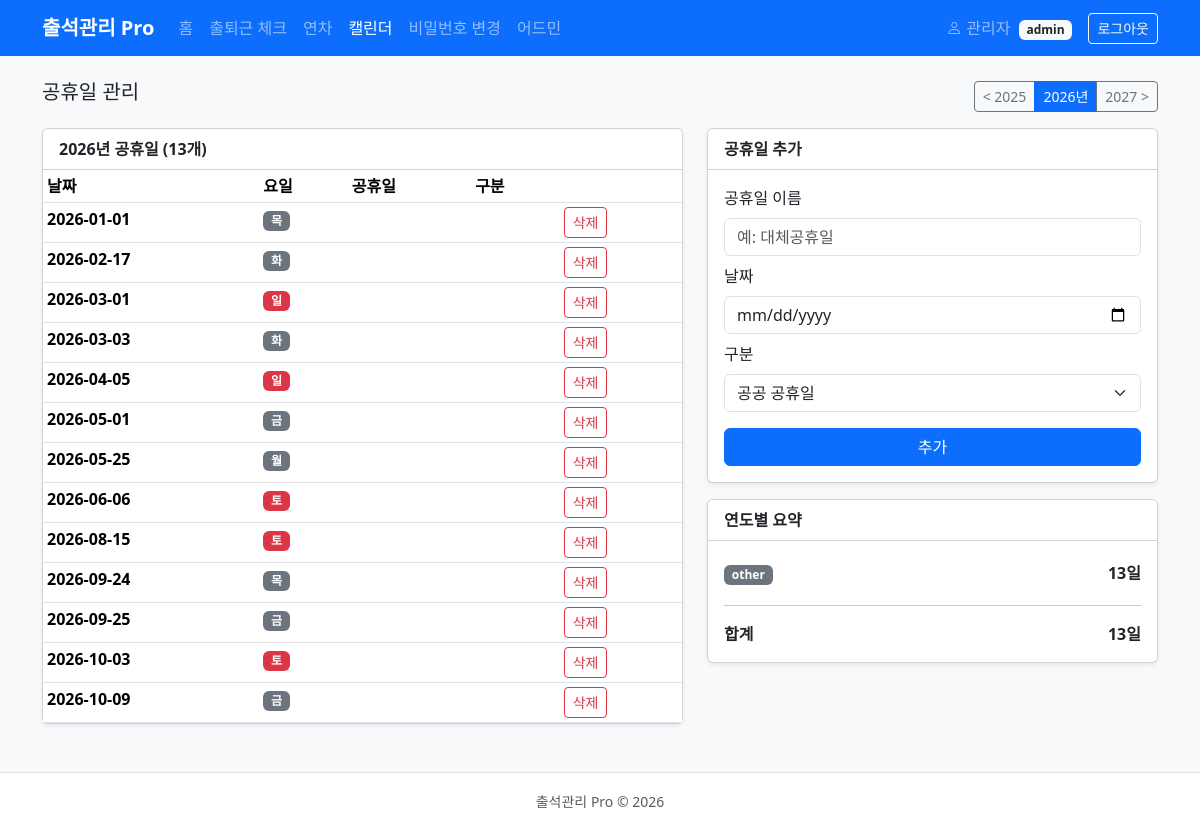
Page /admin/calendar.php (signed in) on the committed database.
### tables this page shows
CREATE TABLE holidays (
  id      INT AUTO_INCREMENT PRIMARY KEY,
  year    SMALLINT NOT NULL,
  date    DATE NOT NULL,
  name    VARCHAR(100) NOT NULL,
  UNIQUE KEY uq_date (date)
);

### src/auth.php (called while the page is built, shortened)
<?php
require_once __DIR__ . '/../config.php';
function ensureSession(): void
{
    $timeout = 1800;
}
function currentUserName(): ?string
{
    return $_SESSION['user_name'] ?? null;
}
function currentUserRole(): ?string
{
    return $_SESSION['role'] ?? null;
}
function e(?string $s): string
{
    return htmlspecialchars((string)$s, ENT_QUOTES, 'UTF-8');
}

### config.php (called while the page is built, shortened)
<?php
function getDB(): PDO {
    static $pdo = null;
    if ($pdo === null) {
        $host = getenv('DB_HOST') ?: 'localhost';
        $name = getenv('DB_NAME') ?: 'attendance_db';
        $user = getenv('DB_USER') ?: 'root';
        $pass = getenv('DB_PASS') ?: '';
        $dsn  = "mysql:host={$host};dbname={$name};charset=utf8mb4";
        $pdo = new PDO($dsn, $user, $pass, [
            PDO::ATTR_ERRMODE            => PDO::ERRMODE_EXCEPTION,
            PDO::ATTR_DEFAULT_FETCH_MODE => PDO::FETCH_ASSOC,
            PDO::ATTR_EMULATE_PREPARES   => false,
        ]);
    }
    return $pdo;
}

### src/Model/Holiday.php (called while the page is built, shortened)
<?php
require_once __DIR__ . '/../../config.php';
final class Holiday
{
    public static function forYear(int $year): array
    {
        $stmt = getDB()->prepare('SELECT * FROM holidays WHERE year = ? ORDER BY date');
        $stmt->execute([$year]);
        return $stmt->fetchAll();
    }
}

### public/admin/calendar.php (the view, shortened to what this page needs)
<?php
require_once __DIR__ . '/../../src/auth.php';
require_once __DIR__ . '/../../src/Layout.php';
require_once __DIR__ . '/../../src/Model/Holiday.php';
$year = (int)($_GET['year'] ?? date('Y'));
$holidays = Holiday::forYear($year);
$prevYear = $year - 1;
$nextYear = $year + 1;
layoutHeader('캘린더 관리', 'calendar');
?>
<div class="d-flex justify-content-between align-items-center mb-3">
  <h5>공휴일 관리</h5>
  <div class="btn-group">
    <a href="?year=<?= $prevYear ?>" class="btn btn-sm btn-outline-secondary">&lt; <?= $prevYear ?></a>
    <span class="btn btn-sm btn-primary"><?= $year ?>년</span>
    <a href="?year=<?= $nextYear ?>" class="btn btn-sm btn-outline-secondary"><?= $nextYear ?> &gt;</a>
  </div>
</div>
<div class="row g-4">
  <div class="col-md-7">
    <div class="card shadow-sm">
      <div class="card-header bg-white fw-bold"><?= $year ?>년 공휴일 (<?= count($holidays) ?>개)</div>
      <div class="table-responsive">
        <table class="table table-sm table-hover mb-0">
          <thead><tr><th>날짜</th><th>요일</th><th>공휴일</th><th>구분</th><th></th></tr></thead>
          <tbody>
            <?php
            $dow = ['월','화','수','목','금','토','일'];
            foreach ($holidays as $h):
              $day = (int)date('w', strtotime($h['date']));
              $dowName = $dow[$day === 0 ? 6 : $day - 1];
            ?>
            <tr>
              <td class="fw-bold"><?= e($h['date']) ?></td>
              <td><span class="badge bg-<?= $day===0||$day===6 ? 'danger' : 'secondary' ?>"><?= $dowName ?></span></td>
              <td><?= e($h['holiday_name']) ?></td>
              <td><span class="badge bg-<?= $h['type']==='public' ? 'primary' : ($h['type']==='observed' ? 'info text-dark' : 'warning text-dark') ?>"><?= e($h['type']) ?></span></td>
              <td>
                <form method="post" class="d-inline" onsubmit="return confirm('삭제하시겠습니까?')">
                  <button class="btn btn-sm btn-outline-danger">삭제</button>
                </form>
              </td>
            </tr>
            <?php endforeach; ?>
          </tbody>
        </table>
      </div>
    </div>
  </div>
  <div class="col-md-5">
    <div class="card shadow-sm mb-3">
      <div class="card-header bg-white fw-bold">공휴일 추가</div>
      <div class="card-body">
        <form method="post">
          <div class="mb-2">
            <label class="form-label">공휴일 이름</label>
            <input type="text" name="holiday_name" class="form-control" placeholder="예: 대체공휴일" required>
          </div>
          <div class="mb-2">
            <label class="form-label">날짜</label>
            <input type="date" name="date" class="form-control" required>
          </div>
          <div class="mb-3">
            <label class="form-label">구분</label>
            <select name="type" class="form-select">
              <option value="public">공공 공휴일</option>
            </select>
          </div>
          <button class="btn btn-primary w-100">추가</button>
        </form>
      </div>
    </div>
    <div class="card shadow-sm">
      <div class="card-header bg-white fw-bold">연도별 요약</div>
      <div class="card-body">
        <?php
        $byType = [];
        foreach ($holidays as $h) {
            $t = $h['type'] ?? 'other';
            $byType[$t] = ($byType[$t] ?? 0) + 1;
        }
        $labels = ['public'=>'공공 공휴일','observed'=>'대체 휴일','special'=>'특별 공휴일'];
        $colors = ['public'=>'bg-primary','observed'=>'bg-info text-dark','special'=>'bg-warning text-dark'];
        ?>
        <?php foreach ($byType as $t => $cnt): ?>
          <div class="d-flex justify-content-between py-1">
            <span><span class="badge <?= $colors[$t] ?? 'bg-secondary' ?>"><?= $labels[$t] ?? e($t) ?></span></span>
            <span class="fw-bold"><?= $cnt ?>일</span>
          </div>
        <?php endforeach; ?>
        <hr>
        <div class="d-flex justify-content-between fw-bold">
          <span>합계</span><span><?= count($holidays) ?>일</span>
        </div>
      </div>
    </div>
  </div>
</div>
<?php layoutFooter(); ?>

### src/Layout.php (shortened to what this page needs)
<?php
require_once __DIR__ . '/auth.php';
function layoutHeader(string $title, string $active = ''): void
{
    $user = currentUserName() ?? '게스트';
    $role = currentUserRole() ?? '';
    $navItems = [
        ''           => ['label' => '홈', 'href' => '/index.php'],
        'clock'      => ['label' => '출퇴근 체크', 'href' => '/clock.php'],
        'leaves'     => ['label' => '연차', 'href' => '/leaves.php'],
        'calendar'   => ['label' => '캘린더', 'href' => '/calendar.php'],
    ];
    if (isLoggedIn()) {
        $navItems['password'] = ['label' => '비밀번호 변경', 'href' => '/change_password.php'];
    }
    if (in_array($role, ['admin','manager'], true)) {
        $navItems['admin'] = ['label' => '어드민', 'href' => '/admin/'];
    }
    $nav = '';
    foreach ($navItems as $key => $item) {
        $cls = ($active === $key) ? ' active' : '';
        $nav .= '<li class="nav-item"><a class="nav-link' . $cls . '" href="' . $item['href'] . '">' . $item['label'] . '</a></li>';
    }
    ?>
<!doctype html>
<html lang="ko">
<head>
<link href="https://cdn.jsdelivr.net/npm/bootstrap@5.3.3/dist/css/bootstrap.min.css" rel="stylesheet">
<link href="https://cdn.jsdelivr.net/npm/bootstrap-icons@1.11.3/font/bootstrap-icons.min.css" rel="stylesheet">
</head>
<body class="bg-light min-vh-100">
<nav class="navbar navbar-expand-lg navbar-dark bg-primary mb-4">
  <div class="container">
    <a class="navbar-brand fw-bold" href="/index.php">출석관리 Pro</a>
    <div class="collapse navbar-collapse" id="nav">
      <ul class="navbar-nav me-auto"><?= $nav ?></ul>
      <span class="navbar-text me-3">
        <i class="bi bi-person"></i> <?= e($user) ?>
        <?php if ($role): ?><span class="badge bg-light text-dark ms-1"><?= e($role) ?></span><?php endif; ?>
      </span>
      <a href="/logout.php" class="btn btn-outline-light btn-sm">로그아웃</a>
    </div>
  </div>
</nav>
<main class="container pb-5">
    <?php
}
function layoutFooter(): void
{
    ?>
</main>
<footer class="text-center text-muted py-3 bg-white border-top">
  <small>출석관리 Pro &copy; 2026</small>
</footer>
</body>
</html>
    <?php
}

### rows in the picture
holidays: date "2026-01-01", date "목"
holidays: date "2026-02-17", date "화"
holidays: date "2026-03-01", date "일"
holidays: date "2026-03-03", date "화"
holidays: date "2026-04-05", date "일"
holidays: date "2026-05-01", date "금"
holidays: date "2026-05-25", date "월"
holidays: date "2026-06-06", date "토"
holidays: date "2026-08-15", date "토"
holidays: date "2026-09-24", date "목"
holidays: date "2026-09-25", date "금"
holidays: date "2026-10-03", date "토"
holidays: date "2026-10-09", date "금"

### other values in the picture
$item['label'] "홈"
$item['label'] "출퇴근 체크"
$item['label'] "연차"
$item['label'] "캘린더"
$item['label'] "비밀번호 변경"
$item['label'] "어드민"
$user "관리자"
$role "admin"
$prevYear "2025"
$year "2026"
$nextYear "2027"
count($holidays) "13"
$labels[$t] "other"
$cnt "13"
